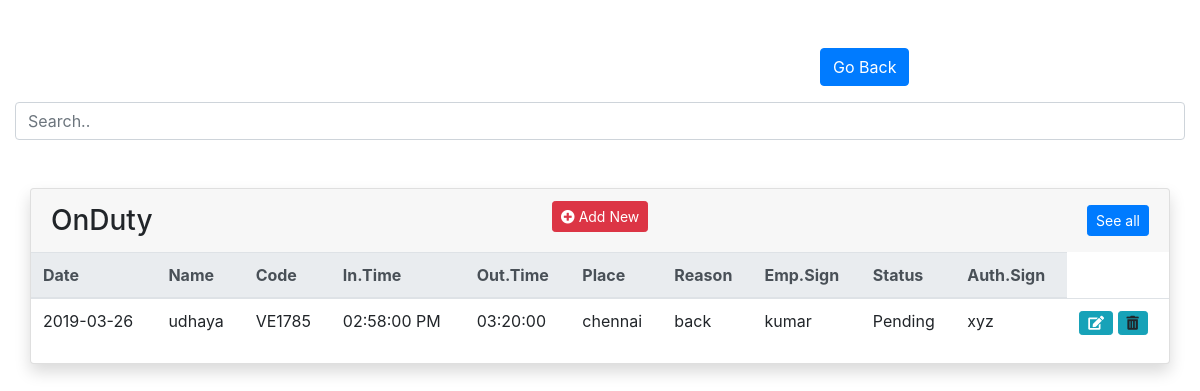
The app's page /onduty/onduty.php with its own data.
### tables this page shows
CREATE TABLE `on_duty` (
  `onduty_id` int(11) NOT NULL,
  `date` date NOT NULL,
  `name` varchar(200) NOT NULL,
  `code` varchar(100) NOT NULL,
  `time` time NOT NULL,
  `out_time` time NOT NULL,
  `place` varchar(300) NOT NULL,
  `reason` varchar(300) NOT NULL,
  `emp_sign` varchar(100) NOT NULL,
  `status` varchar(500) NOT NULL,
  `auth_sign` varchar(200) NOT NULL
);

### onduty/onduty.php (the view, shortened to what this page needs)
<?php
    include('../config.php');
    $result = $db->query('SELECT onduty_id,date,name,code,TIME_FORMAT(time, "%r")time,out_time,place,reason,emp_sign,status,auth_sign FROM on_duty ORDER BY onduty_id DESC');
    $data_record = $result->num_rows;
?>
<html>
<head>
   <link rel="stylesheet" href="https://maxcdn.bootstrapcdn.com/bootstrap/4.2.1/css/bootstrap.min.css">
   <link rel="stylesheet" href="https://use.fontawesome.com/releases/v5.6.3/css/all.css">
<link href="//cdnjs.cloudflare.com/ajax/libs/bootstrap-datetimepicker/4.17.37/css/bootstrap-datetimepicker.css" rel="stylesheet"/>
</head>
<body>
<br/><br/>
<div class="row">
      <div class="col-md-4"></div>
      <div class="col-md-4"> <h2> </h2></div>
      <div class="col-md-4">
		 <a href ="http://192.168.0.64/viaridash/" class="btn btn-primary back">Go Back</a>
      </div>
  </div>
 <div class="container-fluid mt--7">
  <input class="form-control" id="myInput" type="text" placeholder="Search..">
    <div class="container-fluid mt--7">
      <div class="row mt-5">
        <div class="col-xl-12 mb-5 mb-xl-0">
          <div class="card shadow">
            <div class="card-header border-0">
              <div class="row align-items-center">
                <div class="col">
                  <h3 class="mb-0">OnDuty</h3>
                </div>
				<h3><a data="page_0" class="model_form btn btn-sm btn-danger" href="#"><i class="fas fa-plus-circle"></i> Add New</a></h3>
                <div class="col text-right">
                  <a href="#!" class="btn btn-sm btn-primary">See all</a>
                </div>
              </div>
            </div>
            <div class="table-responsive">
              <table class="table align-items-center table-flush">
                <thead class="thead-light">
                  <tr>
                    <th scope="col">Date</th>
					<th scope="col">Name</th>
					<th scope="col">Code</th>
                    <th scope="col">In.Time</th>
					<th scope="col">Out.Time</th>
					<th scope="col">Place</th>
					<th scope="col">Reason</th>
					<th scope="col">Emp.Sign</th>
					<th scope="col">Status</th>
					<th scope="col">Auth.Sign</th>
                  </tr>
                </thead>
				<tbody id="myTable">
                <?php if(isset($result) && ($data_record) > 0)  : $i=1; ?>
                    <?php  while ($users = mysqli_fetch_object($result)) { ?>
                        <tr class="<?=$users->onduty_id?>_del">
                            <td><?=$users->date;?></td>
                            <td><?=$users->name;?></td>
                            <td><?=$users->code;?></td>
                            <td><?=$users->time;?></td>
							<td><?=$users->out_time;?></td>
							<td><?=$users->place;?></td>
							<td><?=$users->reason;?></td>
                            <td><?=$users->emp_sign;?></td>
							<td><?=$users->status;?></td>
							<td><?=$users->auth_sign;?></td>
                            <td><a data="<?php echo 'page_'.$users->onduty_id ?>" class="model_form btn btn-info btn-sm" href="#"> <span> <i class="fas fa-edit"></i></span></a>
                            <a data="<?php echo  $users->onduty_id ?>" title="Delete <?php echo $users->date;?>" class="tip delete_check btn btn-info btn-sm "><span> <i class="fas fa-trash-alt"></i></span> </a>
                            </td>
                        </tr>
                <?php $i++; } ?>
            <?php else : echo '<tr><td colspan="8"><div align="center">-------No record found -----</div></td></tr>'; ?>
           <?php endif; ?>
            </tbody>
              </table>
    </div>
	</div>
            </div>
          </div>
		  <br/>
        </div>
      </div>
   <link href="../assets/vendor/@fortawesome/fontawesome-free/css/all.min.css" rel="stylesheet">

### records on screen
on_duty: date "2019-03-26", name "udhaya", code "VE1785", time "02:58:00 PM", out_time "03:20:00", place "chennai", reason "back", emp_sign "kumar", status "Pending", auth_sign "xyz"
